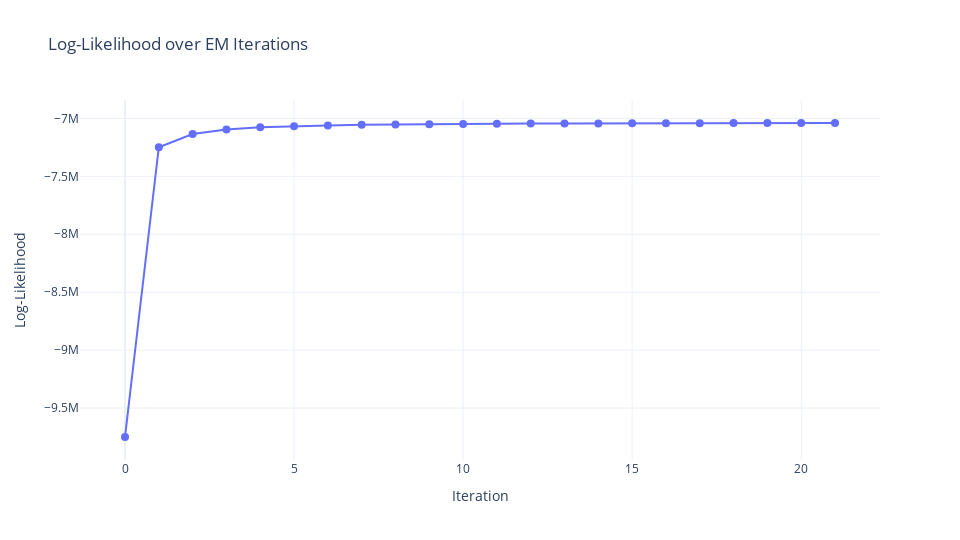

Notebook source saved alongside this figure:
### Code cell
rsem.plot_log_likelihood()

### Figure 1 — Plotly figure (JSON) as saved in the notebook; plotly's stock layout.template omitted (floating-point values rounded to 4 significant figures)
{"data": [{"line": {"shape": "linear"}, "marker": {"size": 8, "symbol": "circle"}, "mode": "lines+markers", "type": "scatter", "x": [0, 1, 2, 3, 4, 5, 6, 7, 8, 9, 10, 11, 12, 13, 14, 15, 16, 17, 18, 19, 20, 21], "y": [-9750000.0, -7249000.0, -7135000.0, -7096000.0, -7077000.0, -7067000.0, -7060000.0, -7056000.0, -7052000.0, -7050000.0, -7048000.0, -7046000.0, -7045000.0, -7044000.0, -7043000.0, -7042000.0, -7042000.0, -7041000.0, -7041000.0, -7040000.0, -7040000.0, -7040000.0]}], "layout": {"height": 540, "title": {"text": "Log-Likelihood over EM Iterations"}, "width": 960, "xaxis": {"showgrid": true, "title": {"text": "Iteration"}}, "yaxis": {"showgrid": true, "title": {"text": "Log-Likelihood"}}}}
